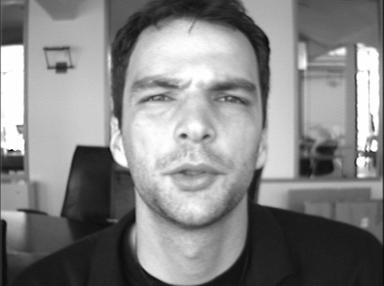
#> input picture dataset/DB/jpeg/006.jpg, 384 x 286 px; its folder holds only this picture in this run
$ python preprocessing.py   (older library calls are emulated)
#> lines starting #> are read from the running program, lines starting #| are printed output that depends on the picture
# -*- coding: utf-8 -*-
import cv2
import numpy as np
from pathlib import Path

DBPath = '../dataset/DB/jpeg/'
QueryPath = '../dataset/Query/jpeg/'
SIZE = (200, 200)
 # face_cascade = cv2.CascadeClassifier('haarcascades/haarcascade_' + type + '.xml')
face_cascade_frontalface_default = cv2.CascadeClassifier('haarcascades/haarcascade_frontalface_default.xml')
face_cascade_frontalface_alt = cv2.CascadeClassifier('haarcascades/haarcascade_frontalface_alt.xml')
face_cascade_frontalface_alt2 = cv2.CascadeClassifier('haarcascades/haarcascade_frontalface_alt2.xml')
face_cascade_frontalface_alt_tree = cv2.CascadeClassifier('haarcascades/haarcascade_frontalface_alt_tree.xml')

def cutFace(type):
#> called with type = 'example'
    DBSavePath = '../' + type + '/DB/jpeg/'
    QuerySavePath = '../' + type + '/Query/jpeg/'
    # Haar-like特徴分類器の読み込み

    print('Start DB')
    # Database
    p = Path(DBPath)
    p = sorted(p.glob("*.jpg"))
    count = 0
    for filename in p:
        img = cv2.imread(DBPath + filename.name)
#> img is the input picture: shape (286, 384, 3); min 0, max 255, mean 132.6
        faces = findFace(filename.name, img)
#> in findFace, `faces = face_cascade_frontalface_alt_tree.detectMultiScale(img)`: faces = [[102, 26, 184, 184]]
#> faces = [[102, 26, 184, 184]]
        for (x,y,w,h) in faces:
            face = img[y:y+h, x:x+w]
            face = preProcessing(face)
#> this loop made 1 pass
#> pass 1, in cutFace, `face = img[y:y+h, x:x+w]`:
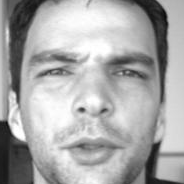
#> face: shape (184, 184, 3); min 11, max 255, mean 168.8
        cv2.imwrite(DBSavePath + filename.name,face)
        count += 1
    print('Done DB')
    print('Start Query')
    # Query
    p = Path(QueryPath)
    p = sorted(p.glob("*.jpg"))
    count = 0
    for filename in p:
        img = cv2.imread(QueryPath + filename.name)
        faces = findFace(filename.name, img)
        for (x,y,w,h) in faces:
            face = img[y:y+h, x:x+w]
            face = preProcessing(face)
        cv2.imwrite(QuerySavePath + filename.name,face)
        count += 1
    print('Done Query')

def findFace(name, img):
    faces = face_cascade_frontalface_alt_tree.detectMultiScale(img)
    if len(faces)==0:
        faces = face_cascade_frontalface_alt.detectMultiScale(img)
        if len(faces)==0:
            faces = face_cascade_frontalface_alt2.detectMultiScale(img)
            if len(faces)==0:
                faces = face_cascade_frontalface_default.detectMultiScale(img)
                if len(faces)==0:
                    print(name + ' not found')
    return faces

def preProcessing(img):
    img = cv2.resize(img, SIZE)
    # [14 lines of commented-out code are left out]
    return img

# cutFace('frontalface_default')
# cutFace('frontalface_alt')
# cutFace('frontalface_alt2')

cutFace('example')

$ run again, on dataset/DB/jpeg/099.jpg
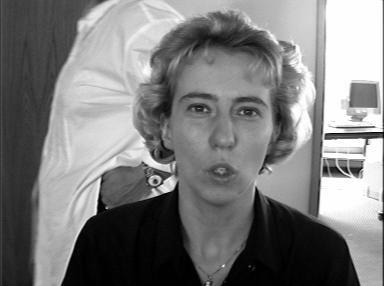
#> input picture dataset/DB/jpeg/099.jpg, 384 x 286 px
#> in cutFace, img is the input picture: shape (286, 384, 3); min 0, max 255, mean 123.8
#> in findFace, `faces = face_cascade_frontalface_alt_tree.detectMultiScale(img)`: faces = [[146, 47, 152, 152]]
#> the loop in cutFace, `for (x,y,w,h) in faces:` made 1 pass
#> pass 1, in cutFace, `face = img[y:y+h, x:x+w]`:
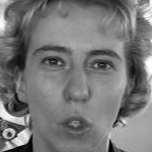
#> face: shape (152, 152, 3); min 0, max 255, mean 120.3

$ run again, on dataset/DB/jpeg/108.jpg
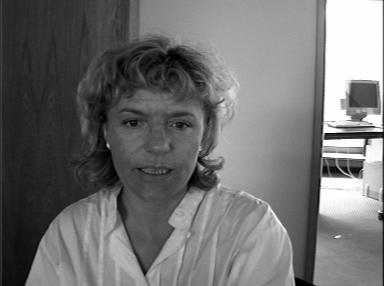
#> input picture dataset/DB/jpeg/108.jpg, 384 x 286 px
#> in cutFace, img is the input picture: shape (286, 384, 3); min 0, max 255, mean 112.2
#> in findFace, `faces = face_cascade_frontalface_alt_tree.detectMultiScale(img)`: faces = ()
#> in findFace, `faces = face_cascade_frontalface_alt.detectMultiScale(img)`: faces = [[100, 80, 112, 112]]
#> the loop in cutFace, `for (x,y,w,h) in faces:` made 1 pass
#> pass 1, in cutFace, `face = img[y:y+h, x:x+w]`:
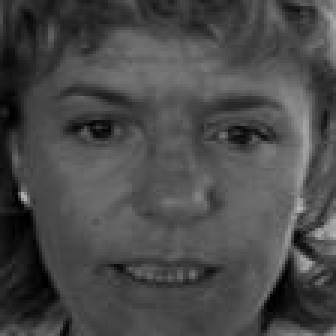
#> face: shape (112, 112, 3) (shown 3 times larger); min 0, max 184, mean 73.3

$ run again, on dataset/DB/jpeg/111.jpg
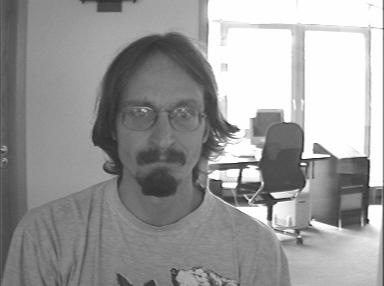
#> input picture dataset/DB/jpeg/111.jpg, 384 x 286 px
#> in cutFace, img is the input picture: shape (286, 384, 3); min 26, max 255, mean 154.2
#> in findFace, `faces = face_cascade_frontalface_alt_tree.detectMultiScale(img)`: faces = [[105, 70, 115, 115]]
#> the loop in cutFace, `for (x,y,w,h) in faces:` made 1 pass
#> pass 1, in cutFace, `face = img[y:y+h, x:x+w]`:
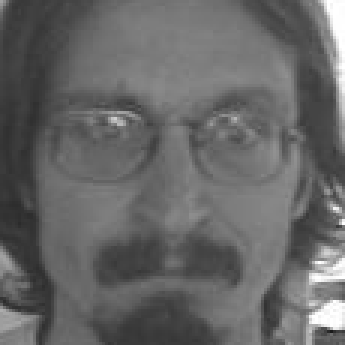
#> face: shape (115, 115, 3) (shown 3 times larger); min 26, max 255, mean 102.3

$ run again, on dataset/DB/jpeg/032.jpg
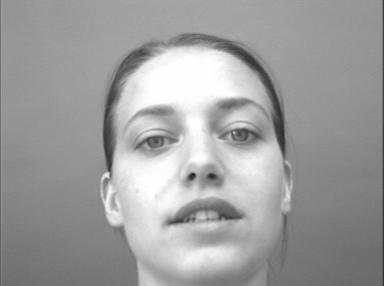
#> input picture dataset/DB/jpeg/032.jpg, 384 x 286 px
#> in cutFace, img is the input picture: shape (286, 384, 3); min 27, max 255, mean 158
#> in findFace, `faces = face_cascade_frontalface_alt_tree.detectMultiScale(img)`: faces = [[93, 44, 217, 217]]
#> the loop in cutFace, `for (x,y,w,h) in faces:` made 1 pass
#> pass 1, in cutFace, `face = img[y:y+h, x:x+w]`:
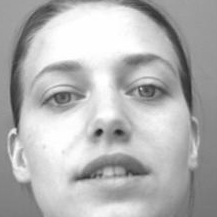
#> face: shape (217, 217, 3); min 27, max 255, mean 179.2
